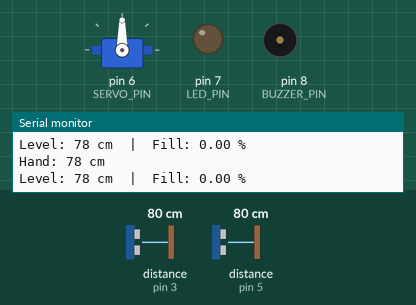
A sketch run on a simulated Arduino Uno, built with avr-gcc and run on an emulated ATmega328P. On the bench: servo, output pins drawn as LEDs (lit = HIGH), buzzer (waves = sounding, pin HIGH), the last lines printed to the serial monitor. Wiring (inferred from the names in the program): 2 × ultrasonic range finder: trigger pin 2, echo pin 3 / trigger pin 4, echo pin 5. The test bench sets the inputs (shaded band); at power-on: distance to the obstacle (sensors on pin 3, pin 5) 80 cm. The echo pulse lasts 58.3 µs per cm; pins used as bus, display or sensor lines are not drawn.

Above: at 1.2 s.
1.3 s: distance to the obstacle (sensor on pin 3) set to 23 cm
2.8 s: distance to the obstacle (sensor on pin 3) set to 19 cm
At 4.0 s:
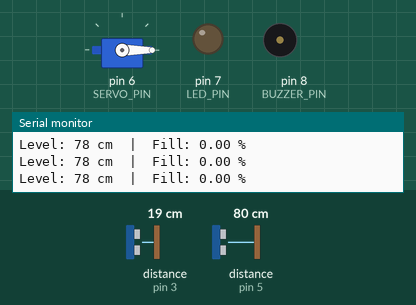
4.6 s: distance to the obstacle (sensor on pin 5) set to 7 cm
7.6 s: distance to the obstacle (sensor on pin 5) set to 4 cm
At 8.7 s:
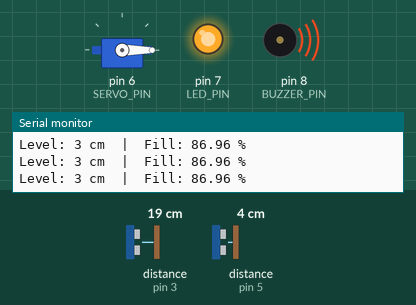
At 9.9 s:
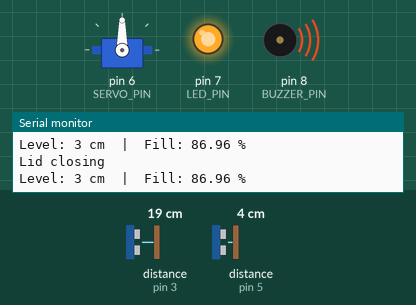
10.6 s: distance to the obstacle (sensor on pin 5) set to 9 cm
At 11.1 s:
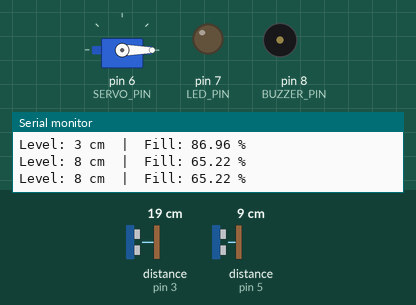
13.6 s: distance to the obstacle (sensor on pin 5) set to 26 cm
16.6 s: distance to the obstacle (sensor on pin 5) set to 30 cm
Timing chart, 0 to 20.6 s (numbered marks = the images above; inputs shaded):
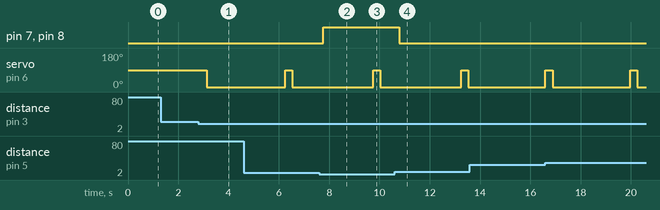

Measured:
- the behaviour switches between 22 and 21 cm on distance to the obstacle (sensor on pin 3) (found by bisection; images 0 and 1)
- the behaviour switches between 6 and 5 cm on distance to the obstacle (sensor on pin 5) (found by bisection; images 1 and 2)
- after the input at 2.8 s, servo on pin 6 (SERVO_PIN): 90° → 0° after 0.32 s
- after the input at 7.6 s, pin 7 (LED_PIN), pin 8 (BUZZER_PIN): LOW → HIGH after 0.16 s
- after the input at 10.6 s, pin 7 (LED_PIN), pin 8 (BUZZER_PIN): HIGH → LOW after 0.19 s

The sketch:

CODE.ino
```cpp
#include <Servo.h>

Servo lidServo;

// ---------------- PIN SETUP ----------------
// Hand detection sensor (mounted facing outward, for touchless gesture)
#define HAND_TRIG 2
#define HAND_ECHO 3

// Garbage level sensor (mounted facing down, inside bin)
#define LEVEL_TRIG 4
#define LEVEL_ECHO 5

// Servo (lid)
#define SERVO_PIN 6

// LED and buzzer (fill alert)
#define LED_PIN 7
#define BUZZER_PIN 8

// ---------------- CALIBRATION ----------------
// Distance (cm) from the LEVEL sensor to the BOTTOM of the bin when EMPTY.
// Measure this once with nothing inside the bin and set it here.
// Measured empty reading for this bin: 23 cm.
#define BIN_HEIGHT_CM 23.0

// Percentage full at which LED + buzzer should turn on
#define FULL_THRESHOLD_PERCENT 80.0

// Hand gesture trigger distance (cm)
#define HAND_TRIGGER_CM 20

// How long the lid stays open after a valid gesture (ms)
#define LID_OPEN_TIME 3000

// Servo angles for lid position. If your lid moves backwards
// (opens on hand-away, closes on hand-near), swap these two values.
#define LID_OPEN_ANGLE 0
#define LID_CLOSED_ANGLE 90

// ---------------- STATE ----------------
bool lidOpen = false;
unsigned long lidOpenedAt = 0;

int getDistance(int trigPin, int echoPin)
{
  digitalWrite(trigPin, LOW);
  delayMicroseconds(2);
  digitalWrite(trigPin, HIGH);
  delayMicroseconds(10);
  digitalWrite(trigPin, LOW);

  long duration = pulseIn(echoPin, HIGH, 30000); // 30ms timeout ~ 5m range

  if (duration == 0)
    return 999; // no echo = treat as "far / empty"

  return duration * 0.034 / 2;
}

// Takes several samples and returns the median, to reject single-reading noise
int getStableDistance(int trigPin, int echoPin, int samples = 5)
{
  int readings[samples];
  for (int i = 0; i < samples; i++)
  {
    readings[i] = getDistance(trigPin, echoPin);
    delay(15);
  }

  // simple insertion sort (samples is small)
  for (int i = 1; i < samples; i++)
  {
    int key = readings[i];
    int j = i - 1;
    while (j >= 0 && readings[j] > key)
    {
      readings[j + 1] = readings[j];
      j--;
    }
    readings[j + 1] = key;
  }

  return readings[samples / 2]; // median
}

void setup()
{
  Serial.begin(9600);

  pinMode(HAND_TRIG, OUTPUT);
  pinMode(HAND_ECHO, INPUT);

  pinMode(LEVEL_TRIG, OUTPUT);
  pinMode(LEVEL_ECHO, INPUT);

  pinMode(LED_PIN, OUTPUT);
  pinMode(BUZZER_PIN, OUTPUT);

  lidServo.attach(SERVO_PIN);
  lidServo.write(LID_CLOSED_ANGLE); // closed
  digitalWrite(LED_PIN, LOW);
  digitalWrite(BUZZER_PIN, LOW);

  Serial.println("Smart Dustbin ready.");
}

void loop()
{
  // -------------------------
  // HAND GESTURE -> LID
  // -------------------------
  if (!lidOpen)
  {
    int handDistance = getStableDistance(HAND_TRIG, HAND_ECHO, 3);

    Serial.print("Hand: ");
    Serial.print(handDistance);
    Serial.println(" cm");

    if (handDistance <= HAND_TRIGGER_CM)
    {
      lidServo.write(LID_OPEN_ANGLE);
      lidOpen = true;
      lidOpenedAt = millis();
      Serial.println("Gesture detected -> lid opening");
    }
  }
  else
  {
    // Non-blocking: close the lid after LID_OPEN_TIME has passed,
    // without freezing the rest of the loop (so level sensing still runs)
    if (millis() - lidOpenedAt >= LID_OPEN_TIME)
    {
      lidServo.write(LID_CLOSED_ANGLE);
      lidOpen = false;
      Serial.println("Lid closing");
    }
  }

  // -------------------------
  // FILL LEVEL -> LED + BUZZER
  // -------------------------
  int levelDistance = getStableDistance(LEVEL_TRIG, LEVEL_ECHO, 5);

  // distance shrinks as the bin fills, so convert to a fill percentage
  float fillPercent = (1.0 - (levelDistance / BIN_HEIGHT_CM)) * 100.0;
  fillPercent = constrain(fillPercent, 0, 100);

  Serial.print("Level: ");
  Serial.print(levelDistance);
  Serial.print(" cm  |  Fill: ");
  Serial.print(fillPercent);
  Serial.println(" %");

  if (fillPercent >= FULL_THRESHOLD_PERCENT)
  {
    digitalWrite(LED_PIN, HIGH);
    digitalWrite(BUZZER_PIN, HIGH);
  }
  else
  {
    digitalWrite(LED_PIN, LOW);
    digitalWrite(BUZZER_PIN, LOW);
  }

  delay(150);
}
```
